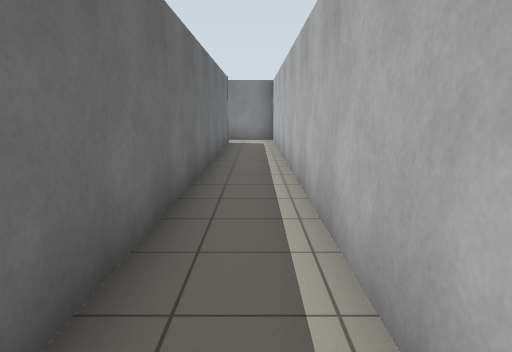
view 1 (above)

12 first-person views from a walk through a world built for the Gazebo simulator. The camera is 1.2 m above the floor, tilts 10° down and sees 70° across. The floor is counted in squares, 1 m on a side. Each view is taken from the middle of a square. On the plan, view 1 faces up. The plan holds only what a view shows up to about 14 squares ahead; the rest is blank.

view 2
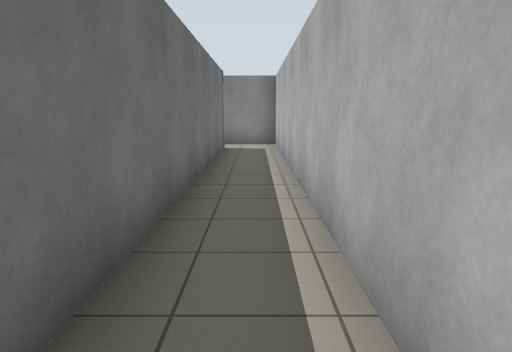

view 3
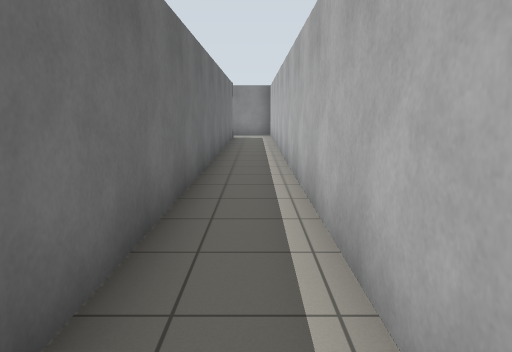

view 4
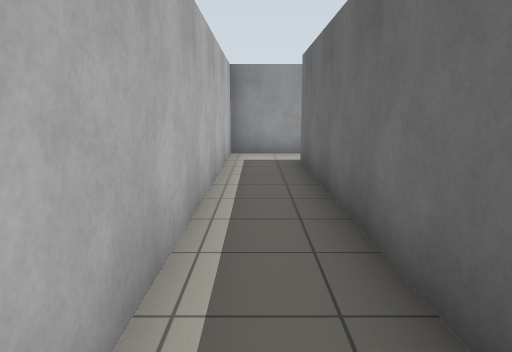

view 5
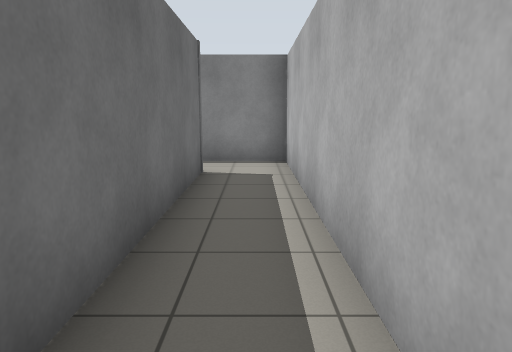

view 6
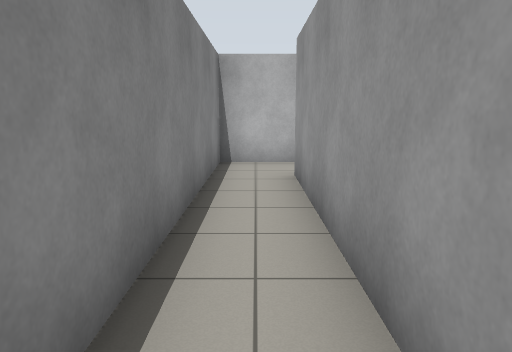

view 7
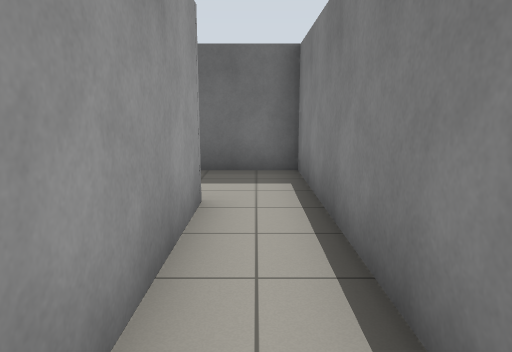

view 8
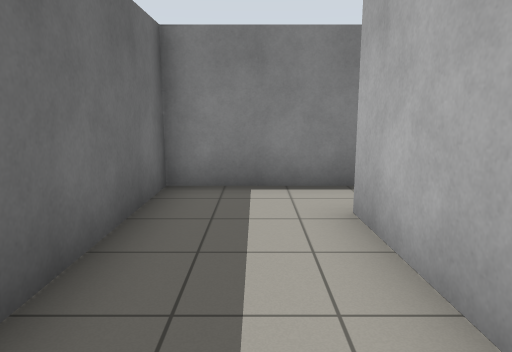

view 9
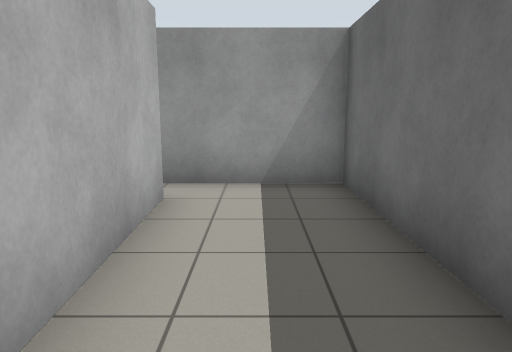

view 10
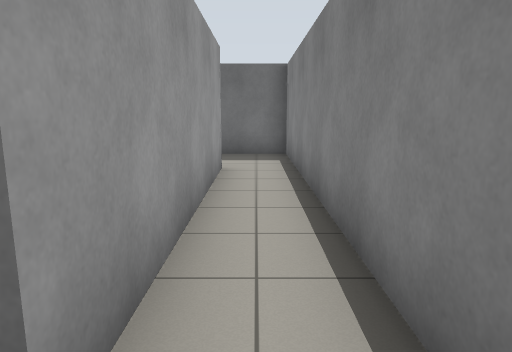

view 11
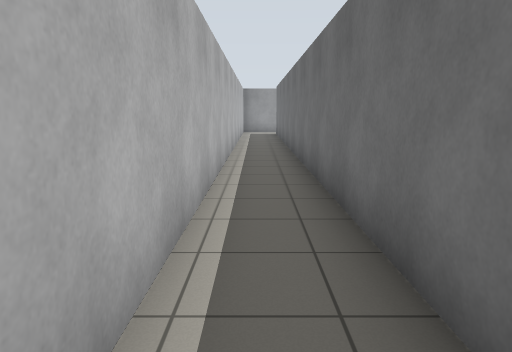

view 12
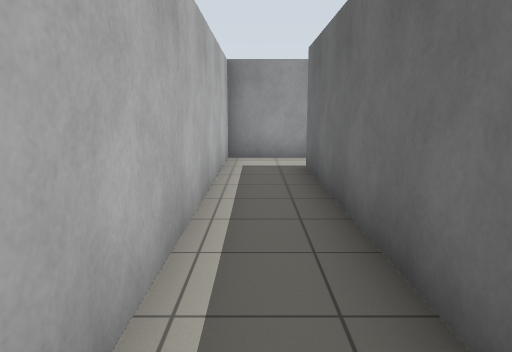

### Floor plan
Points are (right, up) in squares from view 1. A wall is a line through its corners. A room is listed if a view was taken in it or the views show most of it. See-through windows are left out.
Room 1 (views 1, 2, 3, 4, 5, 12)
walls: (-1.4, -6.6) (0.7, -6.6) (0.7, 14.4); (-1.1, 14.3) (-1.1, -5)
ways out: opening at (0, 14) to room 2
Room 2 (views 6, 7, 10, 11)
walls: (-7.8, 14.3) (-1.1, 14.3); (0.7, 14.4) (0.7, 15.9) (-8.5, 15.9)
ways out: opening at (0, 14) to room 1; opening at (-9, 15) to room 3
Room 3 (views 8, 9)
walls: (-7.7, 10) (-7.8, 14.3); (-8.5, 15.9) (-10.5, 15.9) (-10.5, 8.9) (-7.4, 8.9)
ways out: opening at (-9, 15) to room 2

Where each view was taken, in squares from view 1:
view 1: 0 up, 0 right, facing up
view 2: 2 up, 0 right, facing up
view 3: 3 down, 0 right, facing up
view 4: 4 up, 0 right, facing down
view 5: 7 up, 0 right, facing up
view 6: 15 up, 8 left, facing right
view 7: 15 up, 3 left, facing left
view 8: 10 up, 9 left, facing up
view 9: 15 up, 9 left, facing down
view 10: 15 up, 0 right, facing left
view 11: 15 up, 0 right, facing down
view 12: 3 up, 0 right, facing down
